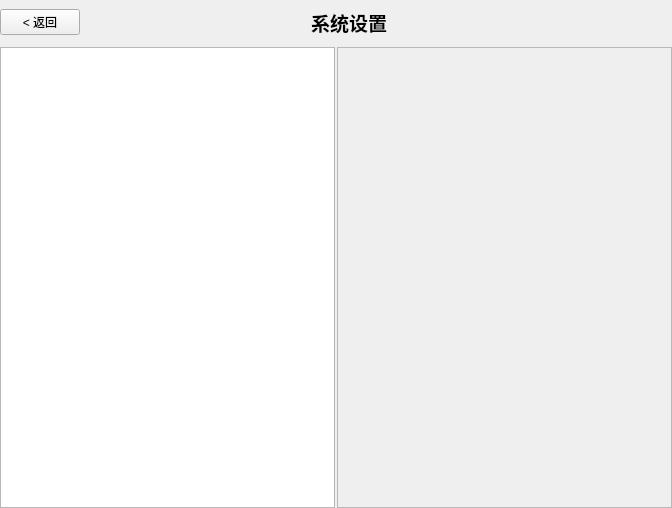
<?xml version="1.0" encoding="UTF-8"?>
<ui version="4.0">
 <class>QtSystemCfg</class>
 <widget class="QWidget" name="QtSystemCfg">
  <property name="geometry">
   <rect>
    <x>0</x>
    <y>0</y>
    <width>672</width>
    <height>508</height>
   </rect>
  </property>
  <property name="windowTitle">
   <string>Form</string>
  </property>
  <layout class="QVBoxLayout" name="verticalLayout_4">
   <property name="spacing">
    <number>2</number>
   </property>
   <property name="leftMargin">
    <number>0</number>
   </property>
   <property name="topMargin">
    <number>0</number>
   </property>
   <property name="rightMargin">
    <number>0</number>
   </property>
   <property name="bottomMargin">
    <number>0</number>
   </property>
   <item>
    <widget class="BaseWidget" name="widget" native="true">
     <property name="minimumSize">
      <size>
       <width>0</width>
       <height>45</height>
      </size>
     </property>
     <property name="maximumSize">
      <size>
       <width>16777215</width>
       <height>45</height>
      </size>
     </property>
     <layout class="QHBoxLayout" name="horizontalLayout" stretch="1,4,2,5">
      <property name="spacing">
       <number>0</number>
      </property>
      <property name="leftMargin">
       <number>0</number>
      </property>
      <property name="topMargin">
       <number>0</number>
      </property>
      <property name="rightMargin">
       <number>0</number>
      </property>
      <property name="bottomMargin">
       <number>0</number>
      </property>
      <item>
       <widget class="QPushButton" name="pushButton">
        <property name="text">
         <string>&lt; 返回</string>
        </property>
       </widget>
      </item>
      <item>
       <spacer name="horizontalSpacer">
        <property name="orientation">
         <enum>Qt::Horizontal</enum>
        </property>
        <property name="sizeHint" stdset="0">
         <size>
          <width>120</width>
          <height>20</height>
         </size>
        </property>
       </spacer>
      </item>
      <item>
       <widget class="QLabel" name="label">
        <property name="font">
         <font>
          <pointsize>14</pointsize>
          <weight>75</weight>
          <bold>true</bold>
         </font>
        </property>
        <property name="text">
         <string>系统设置</string>
        </property>
        <property name="alignment">
         <set>Qt::AlignCenter</set>
        </property>
       </widget>
      </item>
      <item>
       <spacer name="horizontalSpacer_2">
        <property name="orientation">
         <enum>Qt::Horizontal</enum>
        </property>
        <property name="sizeHint" stdset="0">
         <size>
          <width>244</width>
          <height>20</height>
         </size>
        </property>
       </spacer>
      </item>
     </layout>
    </widget>
   </item>
   <item>
    <layout class="QHBoxLayout" name="horizontalLayout_2">
     <property name="spacing">
      <number>2</number>
     </property>
     <item>
      <widget class="BaseWidget" name="widget_2" native="true">
       <layout class="QVBoxLayout" name="verticalLayout">
        <property name="spacing">
         <number>0</number>
        </property>
        <property name="leftMargin">
         <number>0</number>
        </property>
        <property name="topMargin">
         <number>0</number>
        </property>
        <property name="rightMargin">
         <number>0</number>
        </property>
        <property name="bottomMargin">
         <number>0</number>
        </property>
        <item>
         <widget class="QListWidget" name="listWidget"/>
        </item>
       </layout>
      </widget>
     </item>
     <item>
      <widget class="BaseWidget" name="widget_3" native="true">
       <layout class="QVBoxLayout" name="verticalLayout_2">
        <property name="spacing">
         <number>0</number>
        </property>
        <property name="leftMargin">
         <number>0</number>
        </property>
        <property name="topMargin">
         <number>0</number>
        </property>
        <property name="rightMargin">
         <number>0</number>
        </property>
        <property name="bottomMargin">
         <number>0</number>
        </property>
        <item>
         <widget class="QScrollArea" name="scrollArea">
          <property name="widgetResizable">
           <bool>true</bool>
          </property>
          <widget class="QWidget" name="scrollAreaWidgetContents">
           <property name="geometry">
            <rect>
             <x>0</x>
             <y>0</y>
             <width>332</width>
             <height>457</height>
            </rect>
           </property>
           <layout class="QVBoxLayout" name="verticalLayout_3">
            <property name="spacing">
             <number>0</number>
            </property>
            <property name="leftMargin">
             <number>0</number>
            </property>
            <property name="topMargin">
             <number>0</number>
            </property>
            <property name="rightMargin">
             <number>0</number>
            </property>
            <property name="bottomMargin">
             <number>0</number>
            </property>
            <item>
             <widget class="QStackedWidget" name="stackedWidget">
              <widget class="QWidget" name="page"/>
              <widget class="QWidget" name="page_2"/>
             </widget>
            </item>
           </layout>
          </widget>
         </widget>
        </item>
       </layout>
      </widget>
     </item>
    </layout>
   </item>
  </layout>
 </widget>
 <customwidgets>
  <customwidget>
   <class>BaseWidget</class>
   <extends>QWidget</extends>
   <header>basewidget.h</header>
   <container>1</container>
  </customwidget>
 </customwidgets>
 <resources/>
 <connections/>
</ui>
